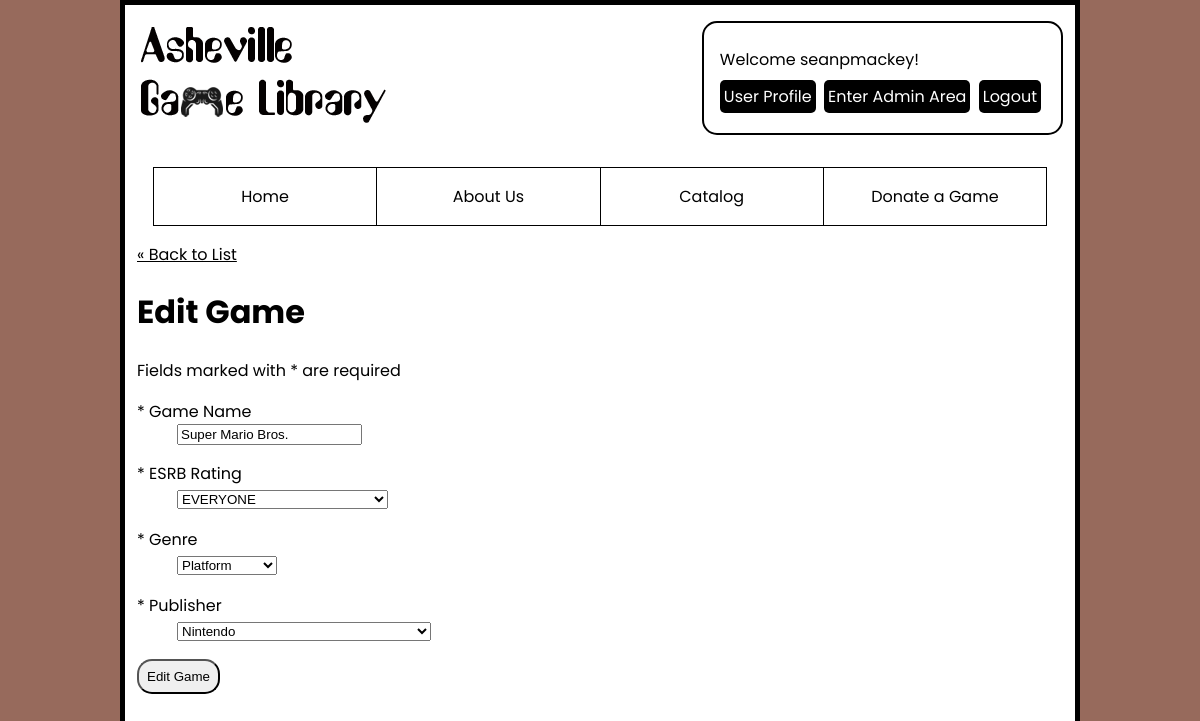
Screenshot of /admin/games/edit.php?id=1 (signed in) with the database file from the repository.
### tables this page shows
CREATE TABLE `users_usr` (
  `id` int(11) NOT NULL,
  `fname_usr` varchar(255) NOT NULL,
  `lname_usr` varchar(255) NOT NULL,
  `username_usr` varchar(255) NOT NULL,
  `email_usr` varchar(255) NOT NULL,
  `hashed_password_usr` varchar(255) NOT NULL,
  `street_address_usr` varchar(255) NOT NULL,
  `city_usr` varchar(255) NOT NULL,
  `zip_usr` varchar(255) NOT NULL,
  `id_sta_usr` int(11) NOT NULL,
  `user_level_usr` enum('user','admin') NOT NULL
);

CREATE TABLE `games_gme` (
  `id` int(11) NOT NULL,
  `name_gme` varchar(255) NOT NULL,
  `id_age_gme` int(11) DEFAULT NULL,
  `id_gnr_gme` int(11) DEFAULT NULL,
  `id_cmppub_gme` int(11) DEFAULT NULL
);

CREATE TABLE `esrb_ratings_age` (
  `id` int(11) NOT NULL,
  `esrb_rating_age` varchar(255) NOT NULL,
  `min_age` int(11) DEFAULT NULL
);

CREATE TABLE `genres_gnr` (
  `id` int(11) NOT NULL,
  `genre_gnr` varchar(255) NOT NULL
);

CREATE TABLE `companies_cmp` (
  `id` int NOT NULL AUTO_INCREMENT,
  `name_cmp` varchar(255) NOT NULL,
  PRIMARY KEY (`id`)
);

### private/functions.php (called while the page is built, shortened)
<?php
function url_for($script_path) {
  if($script_path[0] != '/') {
    $script_path = "/" . $script_path;
  }
  return WWW_ROOT . $script_path;
}
function h($string="") {
  return htmlspecialchars($string);
}
?>

### private/initialize.php (called while the page is built, shortened)
<?php
  require_once('functions.php');
  $session = new Session;
?>

### private/classes/Session.class.php (called while the page is built, shortened)
<?php
class Session {
    private $user_id;
    private $last_login;
    public function is_logged_in() {
        return isset($this->user_id) && $this->last_login_is_recent();
    }
    private function check_stored_login() {
        if(isset($_SESSION['user_id'])) {
            $this->user_id = $_SESSION['user_id'];
            $this->username = $_SESSION['username'];
            $this->last_login = $_SESSION['last_login'];
        }
    }
    private function last_login_is_recent() {
      if(!isset($this->last_login)){
        return false;
      } elseif($this->last_login + self::MAX_LOGIN_AGE < time() || !User::find_by_id($this->user_id)) {
        $this->logout();
        return false;
      } else {
        return true;
      }
    }
}

### private/classes/DatabaseObject.class.php (called while the page is built, shortened)
<?php
class DatabaseObject {
  static protected $database;
  static protected $table_name = "";
  static public function set_database($database) {
    self::$database = $database;
  }
  static public function find_by_sql($sql) {
    $result = self::$database->query($sql);
    $object_array = [];
    while($record = $result->fetch_assoc()) {
      $object_array[] = static::instantiate($record);
    }
    return $object_array;
  }
  static public function find_all() {
    $sql = "SELECT * FROM " . static::$table_name;
    return static::find_by_sql($sql);
  }
  static public function find_by_id($id) {
    $sql = "SELECT * FROM " . static::$table_name . " ";
    $sql .= "WHERE id='" . self::$database->escape_string($id) . "'";
    $obj_array = static::find_by_sql($sql);
    if(!empty($obj_array)) {
      return array_shift($obj_array);
    } else {
      return false;
    }
  }
  static protected function instantiate($record) {
    $object = new static;
    foreach($record as $property => $value) {
      if(property_exists($object, $property)) {
        $object->$property = $value;
      }
    }
    return $object;
  }
}
?>

### private/status_error_functions.php (called while the page is built, shortened)
<?php
function require_login() {
  global $session;
  if(!$session->is_logged_in()){
    redirect_to(url_for('login.php'));
  }
}
function require_admin() {
  require_login();
}
?>

### admin/games/form_fields.php (the view, shortened to what this page needs)
<?php
$ratings = AgeRating::find_all();
$genres = Genre::find_all();
$companies = Company::find_all();
?>
<dl>
  <dt><label for="game[name_gme]">* Game Name</label></dt>
  <dd><input type="text" name="game[name_gme]" value="<?php echo h($game->name_gme); ?>" id="game[name_gme]" required></dd>
</dl>
<dl>
  <dt><label for="game[id_age_gme]">* ESRB Rating</label></dt>
  <dd>
    <select name="game[id_age_gme]" id="game[id_age_gme]" required>
    <?php foreach($ratings as $rating) { ?>
      <option value="<?php echo $rating->id; ?>" <?php if($game->id_age_gme == $rating->id) { echo 'selected'; } ?>><?php echo $rating->esrb_rating_age; ?></option>
    <?php } ?>
    </select>
  </dd>
</dl>
<dl>
  <dt><label for="game[id_gnr_gme]">* Genre</label></dt>
  <dd>
    <select name="game[id_gnr_gme]" id="game[id_gnr_gme]" required>
    <?php foreach($genres as $genre) { ?>
      <option value="<?php echo $genre->id; ?>" <?php if($game->id_gnr_gme == $genre->id) { echo 'selected'; } ?>><?php echo $genre->genre_gnr; ?></option>
    <?php } ?>
    </select>
  </dd>
</dl>
<dl>
  <dt><label for="game[id_cmppub_gme]">* Publisher</label></dt>
  <dd>
    <select name="game[id_cmppub_gme]" id="game[id_cmppub_gme]" required>
    <?php foreach($companies as $publisher) { ?>
      <option value="<?php echo $publisher->id; ?>" <?php if($game->id_cmppub_gme == $publisher->id) { echo 'selected'; } ?>><?php echo $publisher->name_cmp; ?></option>
    <?php } ?>
    </select>
  </dd>
</dl>

### private/shared/admin_header.php (shortened to what this page needs)
<!DOCTYPE html>
<html lang="en">
  <head>
    <link rel="stylesheet" href="<?php echo url_for('/stylesheets/css.css'); ?>">
  </head>
  <body>
    <div id="content-wrapper">
    <header role="banner">
      <a href="<?php echo url_for('index.php'); ?>"><img src="<?= url_for('images/logo.png')?>" alt="AshevilleGame Library Logo" width="249" height="96"></a>
      <?php
        require_admin();
        echo "<div id='user_links'>";
        echo "<span>Welcome ". h($session->username) . "!</span><br>";
        echo "<a href='". url_for("/profile") ."'>User Profile</a> ";
        echo "<a href='". url_for("/admin") ."'>Enter Admin Area</a> ";
        echo "<a href='". url_for("logout.php") ."'>Logout</a><br>";
        echo "</div>";
      ?>
    </header>
    <nav role="navigation">
      <?php include(SHARED_PATH . "/navbar.php"); ?>
    </nav>

### stylesheets/css.css (style rules this page uses)
:root { --main-bg-color: rgb(151, 106, 92); --main-bg-color-hover: #c8c8c8; --main-text-color: #000; --main-link-color: #000; --alternate-bg-color: #d1d1d1; }
* { box-sizing: border-box; }
html { font: 16px 'Poppins', sans-serif; }
body { background-color: var(--main-bg-color); margin: 0; }
#content-wrapper { background-color: #fff; border: 5px solid #000; color: #000; margin: 0 auto 0; min-height: 100vh; overflow: hidden; padding: 0 .75rem 1rem; width: 80%; }
img { height: auto; max-width: 100%; }
a { color: var(--main-link-color); }
header { align-items: center; display: flex; justify-content: space-between; }
#user_links { border: 2px solid #000; border-radius: 15px; margin: 1rem 0; padding: 1rem; text-align: left; }
#user_links span { display: inline-block; margin: .5rem 0; }
#user_links a { background-color: #000; color: #fff; border-radius: 5px; display: inline-block; margin-bottom: .25rem; margin-right: .25rem; padding: .25rem; text-decoration: none; }
nav { text-align: center; }
input { display: block; margin-bottom: 1rem; }
@media screen and (max-width: 1200px) { #content-wrapper { font-size: calc(10px + (16 - 10) * (100vw - 320px) / (1200 - 320)); } }

### rows the page displays
users_usr: username_usr "seanpmackey"
games_gme: name_gme "Super Mario Bros.", id_age_gme.esrb_rating_age "EVERYONE", id_gnr_gme.genre_gnr "Platform", id_cmppub_gme.name_cmp "Nintendo"
